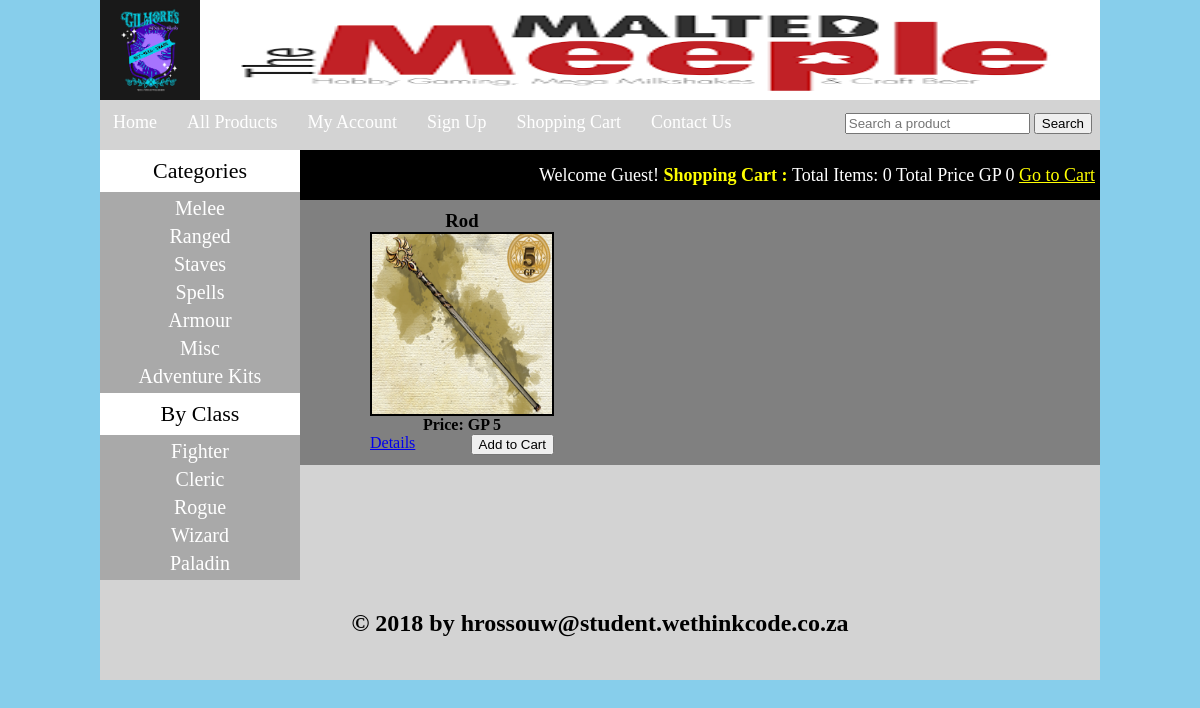
/index.php?cat=3, run on the app's committed database.
### tables this page shows
CREATE TABLE `categories` (
  `cat_id` int(100) NOT NULL,
  `cat_title` text NOT NULL
);

CREATE TABLE `brands` (
  `brand_id` int(11) NOT NULL,
  `brand_title` text NOT NULL
);

CREATE TABLE `products` (
  `product_id` int(100) NOT NULL,
  `product_cat` int(100) NOT NULL,
  `product_brand` int(100) NOT NULL,
  `product_title` varchar(255) NOT NULL,
  `product_price` int(100) NOT NULL,
  `product_desc` text NOT NULL,
  `product_image` text NOT NULL,
  `product_keywords` text NOT NULL
);

### functions/functions.php (the view, shortened to what this page needs)
<?php
$con = mysqli_connect("localhost", "root", "123456", "ecommerce");
function getIp() {
    $ip = $_SERVER['REMOTE_ADDR'];
    return $ip;
}
function total_items(){
	if(isset($_GET['add_cart'])){
		global $con;
		$ip = getIp();
		$get_items = "select * from cart where ip_add='$ip'";
		$run_items = mysqli_query($con, $get_items);
		$count_items = mysqli_num_rows($run_items);
		}
		else {
		global $con;
		$ip = getIp();
		$get_items = "select * from cart where ip_add='$ip'";
		$run_items = mysqli_query($con, $get_items);
		$count_items = mysqli_num_rows($run_items);
		}
	echo $count_items;
	}
function total_price(){
	$total = 0;
	echo "GP " . $total ." ";
}
function getCats(){
	global $con;
	$get_cats = "select * from categories";
	$run_cats = mysqli_query($con, $get_cats);
	while ($row_cats= mysqli_fetch_array($run_cats))
	{
		$cat_id = $row_cats['cat_id'];
		$cat_title = $row_cats['cat_title'];
		echo "<li><a href='index.php?cat=$cat_id'>$cat_title</a></li>";
	}
}
function getBrands(){
	global $con;
	$get_brands = "select * from brands";
	$run_brands = mysqli_query($con, $get_brands);
	while ($row_brands= mysqli_fetch_array($run_brands))
	{
		$brand_id = $row_brands['brand_id'];
		$brand_title = $row_brands['brand_title'];
		echo "<li><a href='index.php?brand=$brand_id'>$brand_title</a></li>";
	}
}
function getCatPro(){
	if(isset($_GET['cat'])){
		$cat_id = $_GET['cat'];
	global $con;
	$get_cat_pro = "select * from products where product_cat='$cat_id'";
	$run_cat_pro = mysqli_query($con, $get_cat_pro);
	while($row_cat_pro=mysqli_fetch_array($run_cat_pro)){
		$pro_id = $row_cat_pro['product_id'];
		$pro_title = $row_cat_pro['product_title'];
		$pro_price = $row_cat_pro['product_price'];
		$pro_image = $row_cat_pro['product_image'];
		echo "
				<div id='single_product'>
					<h3>$pro_title</h3>
					<img src='admin_area/product_images/$pro_image' width='180' height='180' />
					<p><b>Price: GP $pro_price </b></p>
					<a href='details.php?pro_id=$pro_id' style='float:left;'>Details</a>
					<a href='index.php?pro_id=$pro_id'><button style='float:right'>Add to Cart</button></a>
				</div>
		";
	}
}
}
?>

### styles/style.css (style rules this page uses)
html, body, div, span, applet, object, iframe, h1, h2, h3, h4, h5, h6, p, blockquote, pre, a, abbr, acronym, address, big, cite, code, del, dfn, em, img, ins, kbd, q, s, samp, small, strike, strong, sub, sup, tt, var, b, u, i, center, dl, dt, dd, ol, ul, li, fieldset, form, label, legend, table, caption, tbody, tfoot, thead, tr, th, td, article, aside, canvas, details, embed, figure, figcaption, footer, header, hgroup, menu, nav, output, ruby, section, summary, time, mark, audio, video { margin: 0; padding: 0; border: 0; vertical-align: baseline; }
body { background:skyblue; }
#cats li { list-style: none; margin: 5px; }
#cats a { color:white; margin: 5px; text-align: center; font-size: 20px; font-family: Georgia, 'Times New Roman', Times, serif; text-decoration: none; }
#single_product { float:left; margin-left:30px; padding:10px; }
#single_product img { border:2px solid black; }

### data on the page
categories: cat_title "Melee"
categories: cat_title "Ranged"
categories: cat_title "Staves"
categories: cat_title "Spells"
categories: cat_title "Armour"
categories: cat_title "Misc"
categories: cat_title "Adventure Kits"
brands: brand_title "Fighter"
brands: brand_title "Cleric"
brands: brand_title "Rogue"
brands: brand_title "Wizard"
brands: brand_title "Paladin"
products: product_title "Rod", product_image (picture), product_price "5"

### other printed values
$count_items "0"
$total "0"
